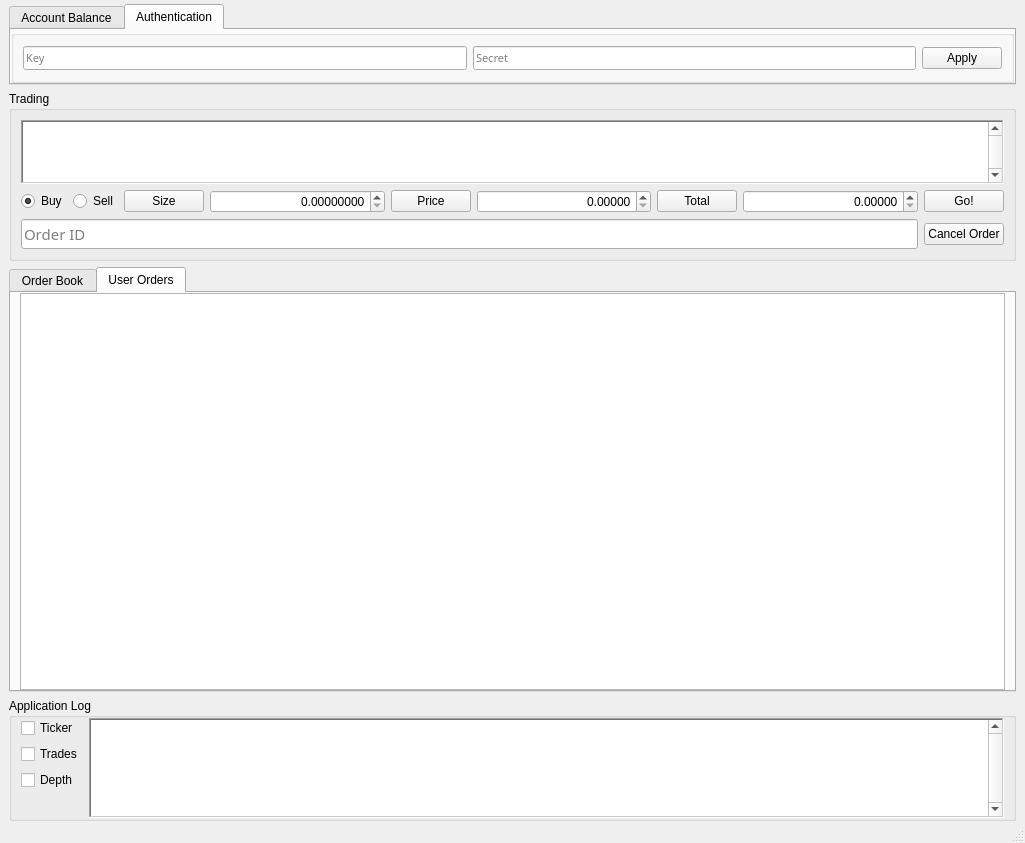
<?xml version="1.0" encoding="UTF-8"?>
<ui version="4.0">
 <class>MainWindow</class>
 <widget class="QMainWindow" name="MainWindow">
  <property name="windowModality">
   <enum>Qt::WindowModal</enum>
  </property>
  <property name="enabled">
   <bool>true</bool>
  </property>
  <property name="geometry">
   <rect>
    <x>0</x>
    <y>0</y>
    <width>1025</width>
    <height>843</height>
   </rect>
  </property>
  <property name="windowTitle">
   <string>MtGox Trading UI</string>
  </property>
  <property name="locale">
   <locale language="English" country="UnitedStates"/>
  </property>
  <widget class="QWidget" name="widgetMain">
   <property name="enabled">
    <bool>true</bool>
   </property>
   <property name="sizePolicy">
    <sizepolicy hsizetype="Preferred" vsizetype="Preferred">
     <horstretch>0</horstretch>
     <verstretch>0</verstretch>
    </sizepolicy>
   </property>
   <layout class="QVBoxLayout" name="verticalLayout_2">
    <property name="spacing">
     <number>6</number>
    </property>
    <property name="topMargin">
     <number>4</number>
    </property>
    <property name="bottomMargin">
     <number>0</number>
    </property>
    <item alignment="Qt::AlignTop">
     <widget class="QTabWidget" name="alltabsWidget">
      <property name="currentIndex">
       <number>1</number>
      </property>
      <widget class="QWidget" name="tabWidgetAccountPage1">
       <attribute name="title">
        <string>Account Balance</string>
       </attribute>
       <layout class="QHBoxLayout" name="horizontalLayout">
        <item>
         <widget class="QPushButton" name="pushButtonWalletA">
          <property name="enabled">
           <bool>false</bool>
          </property>
          <property name="minimumSize">
           <size>
            <width>200</width>
            <height>0</height>
           </size>
          </property>
          <property name="toolTip">
           <string>Push to use this value</string>
          </property>
          <property name="text">
           <string>BTC</string>
          </property>
         </widget>
        </item>
        <item>
         <spacer name="horizontalSpacer_4">
          <property name="orientation">
           <enum>Qt::Horizontal</enum>
          </property>
          <property name="sizeHint" stdset="0">
           <size>
            <width>0</width>
            <height>0</height>
           </size>
          </property>
         </spacer>
        </item>
        <item>
         <widget class="QLabel" name="labelOrderlag">
          <property name="toolTip">
           <string>MtGox trading lag (how long it takes for an order to be executed)</string>
          </property>
          <property name="text">
           <string/>
          </property>
         </widget>
        </item>
        <item>
         <spacer name="horizontalSpacer_2">
          <property name="orientation">
           <enum>Qt::Horizontal</enum>
          </property>
          <property name="sizeHint" stdset="0">
           <size>
            <width>0</width>
            <height>0</height>
           </size>
          </property>
         </spacer>
        </item>
        <item>
         <widget class="QPushButton" name="pushButtonWalletB">
          <property name="enabled">
           <bool>false</bool>
          </property>
          <property name="minimumSize">
           <size>
            <width>200</width>
            <height>0</height>
           </size>
          </property>
          <property name="toolTip">
           <string>Push to use this value</string>
          </property>
          <property name="text">
           <string>USD</string>
          </property>
         </widget>
        </item>
       </layout>
      </widget>
      <widget class="QGroupBox" name="tabWidgetAuthPage2">
       <property name="flat">
        <bool>false</bool>
       </property>
       <attribute name="title">
        <string>Authentication</string>
       </attribute>
       <layout class="QHBoxLayout" name="horizontalLayout_2">
        <item>
         <widget class="QLineEdit" name="lineEditKey">
          <property name="font">
           <font>
            <family>Monaco</family>
            <pointsize>8</pointsize>
           </font>
          </property>
          <property name="toolTip">
           <string>Insert your MtGox key here</string>
          </property>
          <property name="placeholderText">
           <string>Key</string>
          </property>
         </widget>
        </item>
        <item>
         <widget class="QLineEdit" name="lineEditSecret">
          <property name="font">
           <font>
            <family>Monaco</family>
            <pointsize>8</pointsize>
           </font>
          </property>
          <property name="toolTip">
           <string>Insert your MtGox secret here</string>
          </property>
          <property name="inputMethodHints">
           <set>Qt::ImhNoAutoUppercase|Qt::ImhNoPredictiveText</set>
          </property>
          <property name="echoMode">
           <enum>QLineEdit::PasswordEchoOnEdit</enum>
          </property>
          <property name="placeholderText">
           <string>Secret</string>
          </property>
         </widget>
        </item>
        <item>
         <widget class="QPushButton" name="pushButtonApply">
          <property name="cursor">
           <cursorShape>PointingHandCursor</cursorShape>
          </property>
          <property name="toolTip">
           <string>Save this key / secret combination and use it</string>
          </property>
          <property name="text">
           <string>Apply</string>
          </property>
         </widget>
        </item>
       </layout>
      </widget>
     </widget>
    </item>
    <item>
     <widget class="QGroupBox" name="groupBoxTrading">
      <property name="title">
       <string>Trading</string>
      </property>
      <property name="flat">
       <bool>true</bool>
      </property>
      <property name="checkable">
       <bool>false</bool>
      </property>
      <layout class="QVBoxLayout" name="verticalLayout">
       <item>
        <widget class="QTextBrowser" name="textBrowserStatus">
         <property name="sizePolicy">
          <sizepolicy hsizetype="Expanding" vsizetype="Minimum">
           <horstretch>0</horstretch>
           <verstretch>0</verstretch>
          </sizepolicy>
         </property>
         <property name="maximumSize">
          <size>
           <width>16777215</width>
           <height>64</height>
          </size>
         </property>
         <property name="font">
          <font>
           <family>Monaco</family>
           <pointsize>10</pointsize>
          </font>
         </property>
         <property name="cursor" stdset="0">
          <cursorShape>IBeamCursor</cursorShape>
         </property>
         <property name="toolTip">
          <string/>
         </property>
         <property name="frameShape">
          <enum>QFrame::WinPanel</enum>
         </property>
         <property name="verticalScrollBarPolicy">
          <enum>Qt::ScrollBarAlwaysOn</enum>
         </property>
         <property name="openLinks">
          <bool>false</bool>
         </property>
        </widget>
       </item>
       <item>
        <layout class="QHBoxLayout" name="horizontalLayout_4">
         <item>
          <widget class="QRadioButton" name="radioButtonBuy">
           <property name="cursor">
            <cursorShape>PointingHandCursor</cursorShape>
           </property>
           <property name="text">
            <string>Buy</string>
           </property>
           <property name="checked">
            <bool>true</bool>
           </property>
          </widget>
         </item>
         <item>
          <widget class="QRadioButton" name="radioButtonSell">
           <property name="cursor">
            <cursorShape>PointingHandCursor</cursorShape>
           </property>
           <property name="text">
            <string>Sell</string>
           </property>
           <property name="checked">
            <bool>false</bool>
           </property>
          </widget>
         </item>
         <item>
          <widget class="QPushButton" name="pushButtonSize">
           <property name="toolTip">
            <string>Recalculate size</string>
           </property>
           <property name="text">
            <string>Size</string>
           </property>
          </widget>
         </item>
         <item>
          <widget class="QDoubleSpinBox" name="doubleSpinBoxBtc">
           <property name="sizePolicy">
            <sizepolicy hsizetype="MinimumExpanding" vsizetype="Fixed">
             <horstretch>0</horstretch>
             <verstretch>0</verstretch>
            </sizepolicy>
           </property>
           <property name="toolTip">
            <string>Size (in BTC)</string>
           </property>
           <property name="alignment">
            <set>Qt::AlignRight|Qt::AlignTrailing|Qt::AlignVCenter</set>
           </property>
           <property name="buttonSymbols">
            <enum>QAbstractSpinBox::UpDownArrows</enum>
           </property>
           <property name="decimals">
            <number>8</number>
           </property>
           <property name="maximum">
            <double>999999.000000000000000</double>
           </property>
          </widget>
         </item>
         <item>
          <widget class="QPushButton" name="pushButtonPrice">
           <property name="toolTip">
            <string>Suggest price</string>
           </property>
           <property name="text">
            <string>Price</string>
           </property>
          </widget>
         </item>
         <item>
          <widget class="QDoubleSpinBox" name="doubleSpinBoxPrice">
           <property name="enabled">
            <bool>true</bool>
           </property>
           <property name="sizePolicy">
            <sizepolicy hsizetype="MinimumExpanding" vsizetype="Fixed">
             <horstretch>0</horstretch>
             <verstretch>0</verstretch>
            </sizepolicy>
           </property>
           <property name="toolTip">
            <string>Price (in USD)</string>
           </property>
           <property name="alignment">
            <set>Qt::AlignRight|Qt::AlignTrailing|Qt::AlignVCenter</set>
           </property>
           <property name="buttonSymbols">
            <enum>QAbstractSpinBox::UpDownArrows</enum>
           </property>
           <property name="decimals">
            <number>5</number>
           </property>
           <property name="maximum">
            <double>9999.000000000000000</double>
           </property>
           <property name="singleStep">
            <double>0.010000000000000</double>
           </property>
          </widget>
         </item>
         <item>
          <widget class="QPushButton" name="pushButtonTotal">
           <property name="toolTip">
            <string>Recalculate total trade worth</string>
           </property>
           <property name="text">
            <string>Total</string>
           </property>
          </widget>
         </item>
         <item>
          <widget class="QDoubleSpinBox" name="doubleSpinBoxTotal">
           <property name="sizePolicy">
            <sizepolicy hsizetype="MinimumExpanding" vsizetype="Fixed">
             <horstretch>0</horstretch>
             <verstretch>0</verstretch>
            </sizepolicy>
           </property>
           <property name="toolTip">
            <string>Total trade worth (in USD)</string>
           </property>
           <property name="alignment">
            <set>Qt::AlignRight|Qt::AlignTrailing|Qt::AlignVCenter</set>
           </property>
           <property name="buttonSymbols">
            <enum>QAbstractSpinBox::UpDownArrows</enum>
           </property>
           <property name="decimals">
            <number>5</number>
           </property>
           <property name="maximum">
            <double>99999999.000000000000000</double>
           </property>
           <property name="singleStep">
            <double>100.000000000000000</double>
           </property>
          </widget>
         </item>
         <item>
          <widget class="QPushButton" name="pushButtonGo">
           <property name="cursor">
            <cursorShape>PointingHandCursor</cursorShape>
           </property>
           <property name="toolTip">
            <string/>
           </property>
           <property name="text">
            <string>Go!</string>
           </property>
          </widget>
         </item>
        </layout>
       </item>
       <item>
        <layout class="QHBoxLayout" name="horizontalLayout_8">
         <item>
          <widget class="QLineEdit" name="lineEditOrder">
           <property name="font">
            <font>
             <family>Monaco</family>
             <pointsize>11</pointsize>
            </font>
           </property>
           <property name="toolTip">
            <string>Paste order ID here or click link above</string>
           </property>
           <property name="placeholderText">
            <string>Order ID</string>
           </property>
          </widget>
         </item>
         <item>
          <widget class="QPushButton" name="pushButtonCancel">
           <property name="cursor">
            <cursorShape>PointingHandCursor</cursorShape>
           </property>
           <property name="toolTip">
            <string>Cancels the order with the specified ID</string>
           </property>
           <property name="text">
            <string>Cancel Order</string>
           </property>
          </widget>
         </item>
        </layout>
       </item>
      </layout>
     </widget>
    </item>
    <item>
     <widget class="QTabWidget" name="tabWidget_2">
      <property name="currentIndex">
       <number>1</number>
      </property>
      <widget class="QWidget" name="tabWidgetOrderBook">
       <attribute name="title">
        <string>Order Book</string>
       </attribute>
       <layout class="QHBoxLayout" name="horizontalLayout_3">
        <property name="topMargin">
         <number>0</number>
        </property>
        <property name="bottomMargin">
         <number>0</number>
        </property>
        <item>
         <widget class="QTableView" name="tableBid">
          <property name="sizePolicy">
           <sizepolicy hsizetype="Minimum" vsizetype="MinimumExpanding">
            <horstretch>0</horstretch>
            <verstretch>0</verstretch>
           </sizepolicy>
          </property>
          <property name="minimumSize">
           <size>
            <width>240</width>
            <height>110</height>
           </size>
          </property>
          <property name="font">
           <font>
            <family>Monaco</family>
            <pointsize>11</pointsize>
           </font>
          </property>
          <property name="cursor" stdset="0">
           <cursorShape>PointingHandCursor</cursorShape>
          </property>
          <property name="frameShape">
           <enum>QFrame::WinPanel</enum>
          </property>
          <property name="lineWidth">
           <number>1</number>
          </property>
          <property name="verticalScrollBarPolicy">
           <enum>Qt::ScrollBarAlwaysOn</enum>
          </property>
          <property name="horizontalScrollBarPolicy">
           <enum>Qt::ScrollBarAlwaysOff</enum>
          </property>
          <property name="showDropIndicator" stdset="0">
           <bool>false</bool>
          </property>
          <property name="alternatingRowColors">
           <bool>true</bool>
          </property>
          <property name="selectionMode">
           <enum>QAbstractItemView::NoSelection</enum>
          </property>
          <property name="gridStyle">
           <enum>Qt::DotLine</enum>
          </property>
          <property name="wordWrap">
           <bool>false</bool>
          </property>
          <property name="cornerButtonEnabled">
           <bool>false</bool>
          </property>
          <attribute name="horizontalHeaderMinimumSectionSize">
           <number>100</number>
          </attribute>
          <attribute name="horizontalHeaderStretchLastSection">
           <bool>true</bool>
          </attribute>
          <attribute name="verticalHeaderVisible">
           <bool>false</bool>
          </attribute>
          <attribute name="verticalHeaderDefaultSectionSize">
           <number>20</number>
          </attribute>
          <attribute name="verticalHeaderMinimumSectionSize">
           <number>20</number>
          </attribute>
         </widget>
        </item>
        <item>
         <widget class="QTableView" name="tableAsk">
          <property name="sizePolicy">
           <sizepolicy hsizetype="Minimum" vsizetype="MinimumExpanding">
            <horstretch>0</horstretch>
            <verstretch>0</verstretch>
           </sizepolicy>
          </property>
          <property name="minimumSize">
           <size>
            <width>240</width>
            <height>110</height>
           </size>
          </property>
          <property name="font">
           <font>
            <family>Monaco</family>
            <pointsize>11</pointsize>
           </font>
          </property>
          <property name="cursor" stdset="0">
           <cursorShape>PointingHandCursor</cursorShape>
          </property>
          <property name="autoFillBackground">
           <bool>true</bool>
          </property>
          <property name="frameShape">
           <enum>QFrame::WinPanel</enum>
          </property>
          <property name="verticalScrollBarPolicy">
           <enum>Qt::ScrollBarAlwaysOn</enum>
          </property>
          <property name="horizontalScrollBarPolicy">
           <enum>Qt::ScrollBarAlwaysOff</enum>
          </property>
          <property name="showDropIndicator" stdset="0">
           <bool>false</bool>
          </property>
          <property name="alternatingRowColors">
           <bool>true</bool>
          </property>
          <property name="selectionMode">
           <enum>QAbstractItemView::NoSelection</enum>
          </property>
          <property name="gridStyle">
           <enum>Qt::DotLine</enum>
          </property>
          <property name="wordWrap">
           <bool>false</bool>
          </property>
          <property name="cornerButtonEnabled">
           <bool>false</bool>
          </property>
          <attribute name="horizontalHeaderMinimumSectionSize">
           <number>100</number>
          </attribute>
          <attribute name="horizontalHeaderStretchLastSection">
           <bool>true</bool>
          </attribute>
          <attribute name="verticalHeaderVisible">
           <bool>false</bool>
          </attribute>
          <attribute name="verticalHeaderDefaultSectionSize">
           <number>20</number>
          </attribute>
          <attribute name="verticalHeaderMinimumSectionSize">
           <number>20</number>
          </attribute>
         </widget>
        </item>
       </layout>
      </widget>
      <widget class="QWidget" name="tabWidgetUserOrders">
       <attribute name="title">
        <string>User Orders</string>
       </attribute>
        <layout class="QHBoxLayout" name="horizontalLayout_5">
         <property name="topMargin">
          <number>0</number>
         </property>
         <property name="bottomMargin">
          <number>0</number>
         </property>
         <item>
          <widget class="QListView" name="listUserOrders">
           <property name="sizePolicy">
            <sizepolicy hsizetype="Minimum" vsizetype="MinimumExpanding">
             <horstretch>0</horstretch>
             <verstretch>0</verstretch>
            </sizepolicy>
           </property>
           <property name="minimumSize">
            <size>
             <width>240</width>
             <height>110</height>
            </size>
           </property>
           <property name="font">
            <font>
             <family>Monaco</family>
             <pointsize>11</pointsize>
            </font>
           </property>
          </widget>
         </item>
        </layout>
       </widget>
     </widget>
    </item>
    <item alignment="Qt::AlignBottom">
     <widget class="QGroupBox" name="groupBoxLog">
      <property name="title">
       <string>Application Log</string>
      </property>
      <property name="flat">
       <bool>true</bool>
      </property>
      <layout class="QFormLayout" name="formLayout_2">
       <property name="fieldGrowthPolicy">
        <enum>QFormLayout::AllNonFixedFieldsGrow</enum>
       </property>
       <property name="topMargin">
        <number>0</number>
       </property>
       <property name="bottomMargin">
        <number>0</number>
       </property>
       <item row="0" column="0">
        <layout class="QGridLayout" name="gridLayout">
         <item row="0" column="0">
          <widget class="QCheckBox" name="tickerCheckBox">
           <property name="text">
            <string>Ticker</string>
           </property>
          </widget>
         </item>
         <item row="1" column="0">
          <widget class="QCheckBox" name="tradesCheckBox_2">
           <property name="text">
            <string>Trades</string>
           </property>
          </widget>
         </item>
         <item row="2" column="0">
          <widget class="QCheckBox" name="depthCheckBox_3">
           <property name="text">
            <string>Depth</string>
           </property>
          </widget>
         </item>
        </layout>
       </item>
       <item row="0" column="1">
        <widget class="QTextBrowser" name="textBrowserLog">
         <property name="sizePolicy">
          <sizepolicy hsizetype="Expanding" vsizetype="Minimum">
           <horstretch>0</horstretch>
           <verstretch>0</verstretch>
          </sizepolicy>
         </property>
         <property name="maximumSize">
          <size>
           <width>16777215</width>
           <height>100</height>
          </size>
         </property>
         <property name="font">
          <font>
           <family>Monaco</family>
           <pointsize>10</pointsize>
          </font>
         </property>
         <property name="cursor" stdset="0">
          <cursorShape>IBeamCursor</cursorShape>
         </property>
         <property name="toolTip">
          <string>Technical output</string>
         </property>
         <property name="frameShape">
          <enum>QFrame::WinPanel</enum>
         </property>
         <property name="verticalScrollBarPolicy">
          <enum>Qt::ScrollBarAlwaysOn</enum>
         </property>
        </widget>
       </item>
      </layout>
     </widget>
    </item>
   </layout>
  </widget>
  <widget class="QStatusBar" name="statusbar"/>
 </widget>
 <tabstops>
  <tabstop>doubleSpinBoxBtc</tabstop>
  <tabstop>doubleSpinBoxPrice</tabstop>
  <tabstop>doubleSpinBoxTotal</tabstop>
  <tabstop>lineEditOrder</tabstop>
  <tabstop>lineEditKey</tabstop>
  <tabstop>lineEditSecret</tabstop>
 </tabstops>
 <resources/>
 <connections/>
</ui>
